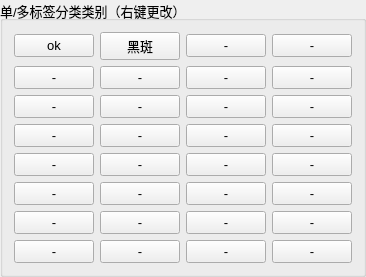
       <widget class="QGroupBox" name="groupBox_3">
        <property name="enabled">
         <bool>true</bool>
        </property>
        <property name="sizePolicy">
         <sizepolicy hsizetype="Minimum" vsizetype="Expanding">
          <horstretch>0</horstretch>
          <verstretch>0</verstretch>
         </sizepolicy>
        </property>
        <property name="font">
         <font>
          <pointsize>10</pointsize>
         </font>
        </property>
        <property name="contextMenuPolicy">
         <enum>Qt::CustomContextMenu</enum>
        </property>
        <property name="title">
         <string>单/多标签分类类别（右键更改）</string>
        </property>
        <layout class="QGridLayout" name="gridLayout">
         <item row="6" column="3">
          <widget class="ClassButton" name="pushButton_55">
           <property name="sizePolicy">
            <sizepolicy hsizetype="Fixed" vsizetype="Fixed">
             <horstretch>0</horstretch>
             <verstretch>0</verstretch>
            </sizepolicy>
           </property>
           <property name="font">
            <font>
             <pointsize>10</pointsize>
            </font>
           </property>
           <property name="text">
            <string>-</string>
           </property>
          </widget>
         </item>
         <item row="1" column="1">
          <widget class="ClassButton" name="pushButton_20">
           <property name="sizePolicy">
            <sizepolicy hsizetype="Fixed" vsizetype="Fixed">
             <horstretch>0</horstretch>
             <verstretch>0</verstretch>
            </sizepolicy>
           </property>
           <property name="font">
            <font>
             <pointsize>10</pointsize>
            </font>
           </property>
           <property name="text">
            <string>-</string>
           </property>
          </widget>
         </item>
         <item row="7" column="1">
          <widget class="ClassButton" name="pushButton_63">
           <property name="sizePolicy">
            <sizepolicy hsizetype="Fixed" vsizetype="Fixed">
             <horstretch>0</horstretch>
             <verstretch>0</verstretch>
            </sizepolicy>
           </property>
           <property name="font">
            <font>
             <pointsize>10</pointsize>
            </font>
           </property>
           <property name="text">
            <string>-</string>
           </property>
          </widget>
         </item>
         <item row="2" column="0">
          <widget class="ClassButton" name="pushButton_3">
           <property name="sizePolicy">
            <sizepolicy hsizetype="Fixed" vsizetype="Fixed">
             <horstretch>0</horstretch>
             <verstretch>0</verstretch>
            </sizepolicy>
           </property>
           <property name="font">
            <font>
             <pointsize>10</pointsize>
            </font>
           </property>
           <property name="text">
            <string>-</string>
           </property>
          </widget>
         </item>
         <item row="4" column="1">
          <widget class="ClassButton" name="pushButton_19">
           <property name="sizePolicy">
            <sizepolicy hsizetype="Fixed" vsizetype="Fixed">
             <horstretch>0</horstretch>
             <verstretch>0</verstretch>
            </sizepolicy>
           </property>
           <property name="font">
            <font>
             <pointsize>10</pointsize>
            </font>
           </property>
           <property name="text">
            <string>-</string>
           </property>
          </widget>
         </item>
         <item row="0" column="0">
          <widget class="ClassButton" name="pushButton_2">
           <property name="sizePolicy">
            <sizepolicy hsizetype="Fixed" vsizetype="Fixed">
             <horstretch>0</horstretch>
             <verstretch>0</verstretch>
            </sizepolicy>
           </property>
           <property name="font">
            <font>
             <pointsize>10</pointsize>
            </font>
           </property>
           <property name="text">
            <string>ok</string>
           </property>
          </widget>
         </item>
         <item row="6" column="2">
          <widget class="ClassButton" name="pushButton_54">
           <property name="sizePolicy">
            <sizepolicy hsizetype="Fixed" vsizetype="Fixed">
             <horstretch>0</horstretch>
             <verstretch>0</verstretch>
            </sizepolicy>
           </property>
           <property name="font">
            <font>
             <pointsize>10</pointsize>
            </font>
           </property>
           <property name="text">
            <string>-</string>
           </property>
          </widget>
         </item>
         <item row="0" column="3">
          <widget class="ClassButton" name="pushButton_4">
           <property name="sizePolicy">
            <sizepolicy hsizetype="Fixed" vsizetype="Fixed">
             <horstretch>0</horstretch>
             <verstretch>0</verstretch>
            </sizepolicy>
           </property>
           <property name="font">
            <font>
             <pointsize>10</pointsize>
            </font>
           </property>
           <property name="text">
            <string>-</string>
           </property>
          </widget>
         </item>
         <item row="3" column="2">
          <widget class="ClassButton" name="pushButton_24">
           <property name="sizePolicy">
            <sizepolicy hsizetype="Fixed" vsizetype="Fixed">
             <horstretch>0</horstretch>
             <verstretch>0</verstretch>
            </sizepolicy>
           </property>
           <property name="font">
            <font>
             <pointsize>10</pointsize>
            </font>
           </property>
           <property name="text">
            <string>-</string>
           </property>
          </widget>
         </item>
         <item row="3" column="1">
          <widget class="ClassButton" name="pushButton_18">
           <property name="sizePolicy">
            <sizepolicy hsizetype="Fixed" vsizetype="Fixed">
             <horstretch>0</horstretch>
             <verstretch>0</verstretch>
            </sizepolicy>
           </property>
           <property name="font">
            <font>
             <pointsize>10</pointsize>
            </font>
           </property>
           <property name="text">
            <string>-</string>
           </property>
          </widget>
         </item>
         <item row="0" column="1">
          <widget class="ClassButton" name="pushButton_14">
           <property name="sizePolicy">
            <sizepolicy hsizetype="Fixed" vsizetype="Fixed">
             <horstretch>0</horstretch>
             <verstretch>0</verstretch>
            </sizepolicy>
           </property>
           <property name="font">
            <font>
             <pointsize>10</pointsize>
            </font>
           </property>
           <property name="text">
            <string>黑斑</string>
           </property>
          </widget>
         </item>
         <item row="5" column="0">
          <widget class="ClassButton" name="pushButton_48">
           <property name="sizePolicy">
            <sizepolicy hsizetype="Fixed" vsizetype="Fixed">
             <horstretch>0</horstretch>
             <verstretch>0</verstretch>
            </sizepolicy>
           </property>
           <property name="font">
            <font>
             <pointsize>10</pointsize>
            </font>
           </property>
           <property name="text">
            <string>-</string>
           </property>
          </widget>
         </item>
         <item row="7" column="3">
          <widget class="ClassButton" name="pushButton_59">
           <property name="sizePolicy">
            <sizepolicy hsizetype="Fixed" vsizetype="Fixed">
             <horstretch>0</horstretch>
             <verstretch>0</verstretch>
            </sizepolicy>
           </property>
           <property name="font">
            <font>
             <pointsize>10</pointsize>
            </font>
           </property>
           <property name="text">
            <string>-</string>
           </property>
          </widget>
         </item>
         <item row="1" column="3">
          <widget class="ClassButton" name="pushButton_7">
           <property name="sizePolicy">
            <sizepolicy hsizetype="Fixed" vsizetype="Fixed">
             <horstretch>0</horstretch>
             <verstretch>0</verstretch>
            </sizepolicy>
           </property>
           <property name="font">
            <font>
             <pointsize>10</pointsize>
            </font>
           </property>
           <property name="text">
            <string>-</string>
           </property>
          </widget>
         </item>
         <item row="1" column="0">
          <widget class="ClassButton" name="pushButton_6">
           <property name="sizePolicy">
            <sizepolicy hsizetype="Fixed" vsizetype="Fixed">
             <horstretch>0</horstretch>
             <verstretch>0</verstretch>
            </sizepolicy>
           </property>
           <property name="font">
            <font>
             <pointsize>10</pointsize>
            </font>
           </property>
           <property name="text">
            <string>-</string>
           </property>
          </widget>
         </item>
         <item row="7" column="0">
          <widget class="ClassButton" name="pushButton_50">
           <property name="sizePolicy">
            <sizepolicy hsizetype="Fixed" vsizetype="Fixed">
             <horstretch>0</horstretch>
             <verstretch>0</verstretch>
            </sizepolicy>
           </property>
           <property name="font">
            <font>
             <pointsize>10</pointsize>
            </font>
           </property>
           <property name="text">
            <string>-</string>
           </property>
          </widget>
         </item>
         <item row="3" column="3">
          <widget class="ClassButton" name="pushButton_25">
           <property name="sizePolicy">
            <sizepolicy hsizetype="Fixed" vsizetype="Fixed">
             <horstretch>0</horstretch>
             <verstretch>0</verstretch>
            </sizepolicy>
           </property>
           <property name="font">
            <font>
             <pointsize>10</pointsize>
            </font>
           </property>
           <property name="text">
            <string>-</string>
           </property>
          </widget>
         </item>
         <item row="2" column="2">
          <widget class="ClassButton" name="pushButton_23">
           <property name="sizePolicy">
            <sizepolicy hsizetype="Fixed" vsizetype="Fixed">
             <horstretch>0</horstretch>
             <verstretch>0</verstretch>
            </sizepolicy>
           </property>
           <property name="font">
            <font>
             <pointsize>10</pointsize>
            </font>
           </property>
           <property name="text">
            <string>-</string>
           </property>
          </widget>
         </item>
         <item row="4" column="2">
          <widget class="ClassButton" name="pushButton_26">
           <property name="sizePolicy">
            <sizepolicy hsizetype="Fixed" vsizetype="Fixed">
             <horstretch>0</horstretch>
             <verstretch>0</verstretch>
            </sizepolicy>
           </property>
           <property name="font">
            <font>
             <pointsize>10</pointsize>
            </font>
           </property>
           <property name="text">
            <string>-</string>
           </property>
          </widget>
         </item>
         <item row="1" column="2">
          <widget class="ClassButton" name="pushButton_21">
           <property name="sizePolicy">
            <sizepolicy hsizetype="Fixed" vsizetype="Fixed">
             <horstretch>0</horstretch>
             <verstretch>0</verstretch>
            </sizepolicy>
           </property>
           <property name="font">
            <font>
             <pointsize>10</pointsize>
            </font>
           </property>
           <property name="text">
            <string>-</string>
           </property>
          </widget>
         </item>
         <item row="5" column="2">
          <widget class="ClassButton" name="pushButton_52">
           <property name="sizePolicy">
            <sizepolicy hsizetype="Fixed" vsizetype="Fixed">
             <horstretch>0</horstretch>
             <verstretch>0</verstretch>
            </sizepolicy>
           </property>
           <property name="font">
            <font>
             <pointsize>10</pointsize>
            </font>
           </property>
           <property name="text">
            <string>-</string>
           </property>
          </widget>
         </item>
         <item row="2" column="3">
          <widget class="ClassButton" name="pushButton_5">
           <property name="sizePolicy">
            <sizepolicy hsizetype="Fixed" vsizetype="Fixed">
             <horstretch>0</horstretch>
             <verstretch>0</verstretch>
            </sizepolicy>
           </property>
           <property name="font">
            <font>
             <pointsize>10</pointsize>
            </font>
           </property>
           <property name="text">
            <string>-</string>
           </property>
          </widget>
         </item>
         <item row="7" column="2">
          <widget class="ClassButton" name="pushButton_58">
           <property name="sizePolicy">
            <sizepolicy hsizetype="Fixed" vsizetype="Fixed">
             <horstretch>0</horstretch>
             <verstretch>0</verstretch>
            </sizepolicy>
           </property>
           <property name="font">
            <font>
             <pointsize>10</pointsize>
            </font>
           </property>
           <property name="text">
            <string>-</string>
           </property>
          </widget>
         </item>
         <item row="4" column="3">
          <widget class="ClassButton" name="pushButton_27">
           <property name="sizePolicy">
            <sizepolicy hsizetype="Fixed" vsizetype="Fixed">
             <horstretch>0</horstretch>
             <verstretch>0</verstretch>
            </sizepolicy>
           </property>
           <property name="font">
            <font>
             <pointsize>10</pointsize>
            </font>
           </property>
           <property name="text">
            <string>-</string>
           </property>
          </widget>
         </item>
         <item row="5" column="3">
          <widget class="ClassButton" name="pushButton_53">
           <property name="sizePolicy">
            <sizepolicy hsizetype="Fixed" vsizetype="Fixed">
             <horstretch>0</horstretch>
             <verstretch>0</verstretch>
            </sizepolicy>
           </property>
           <property name="font">
            <font>
             <pointsize>10</pointsize>
            </font>
           </property>
           <property name="text">
            <string>-</string>
           </property>
          </widget>
         </item>
         <item row="4" column="0">
          <widget class="ClassButton" name="pushButton_16">
           <property name="sizePolicy">
            <sizepolicy hsizetype="Fixed" vsizetype="Fixed">
             <horstretch>0</horstretch>
             <verstretch>0</verstretch>
            </sizepolicy>
           </property>
           <property name="font">
            <font>
             <pointsize>10</pointsize>
            </font>
           </property>
           <property name="text">
            <string>-</string>
           </property>
          </widget>
         </item>
         <item row="2" column="1">
          <widget class="ClassButton" name="pushButton_22">
           <property name="sizePolicy">
            <sizepolicy hsizetype="Fixed" vsizetype="Fixed">
             <horstretch>0</horstretch>
             <verstretch>0</verstretch>
            </sizepolicy>
           </property>
           <property name="font">
            <font>
             <pointsize>10</pointsize>
            </font>
           </property>
           <property name="text">
            <string>-</string>
           </property>
          </widget>
         </item>
         <item row="3" column="0">
          <widget class="ClassButton" name="pushButton_17">
           <property name="sizePolicy">
            <sizepolicy hsizetype="Fixed" vsizetype="Fixed">
             <horstretch>0</horstretch>
             <verstretch>0</verstretch>
            </sizepolicy>
           </property>
           <property name="font">
            <font>
             <pointsize>10</pointsize>
            </font>
           </property>
           <property name="text">
            <string>-</string>
           </property>
          </widget>
         </item>
         <item row="6" column="1">
          <widget class="ClassButton" name="pushButton_56">
           <property name="sizePolicy">
            <sizepolicy hsizetype="Fixed" vsizetype="Fixed">
             <horstretch>0</horstretch>
             <verstretch>0</verstretch>
            </sizepolicy>
           </property>
           <property name="font">
            <font>
             <pointsize>10</pointsize>
            </font>
           </property>
           <property name="text">
            <string>-</string>
           </property>
          </widget>
         </item>
         <item row="5" column="1">
          <widget class="ClassButton" name="pushButton_51">
           <property name="sizePolicy">
            <sizepolicy hsizetype="Fixed" vsizetype="Fixed">
             <horstretch>0</horstretch>
             <verstretch>0</verstretch>
            </sizepolicy>
           </property>
           <property name="font">
            <font>
             <pointsize>10</pointsize>
            </font>
           </property>
           <property name="text">
            <string>-</string>
           </property>
          </widget>
         </item>
         <item row="6" column="0">
          <widget class="ClassButton" name="pushButton_49">
           <property name="sizePolicy">
            <sizepolicy hsizetype="Fixed" vsizetype="Fixed">
             <horstretch>0</horstretch>
             <verstretch>0</verstretch>
            </sizepolicy>
           </property>
           <property name="font">
            <font>
             <pointsize>10</pointsize>
            </font>
           </property>
           <property name="text">
            <string>-</string>
           </property>
          </widget>
         </item>
         <item row="0" column="2">
          <widget class="ClassButton" name="pushButton_15">
           <property name="sizePolicy">
            <sizepolicy hsizetype="Fixed" vsizetype="Fixed">
             <horstretch>0</horstretch>
             <verstretch>0</verstretch>
            </sizepolicy>
           </property>
           <property name="font">
            <font>
             <pointsize>10</pointsize>
            </font>
           </property>
           <property name="text">
            <string>-</string>
           </property>
          </widget>
         </item>
        </layout>
       </widget>
